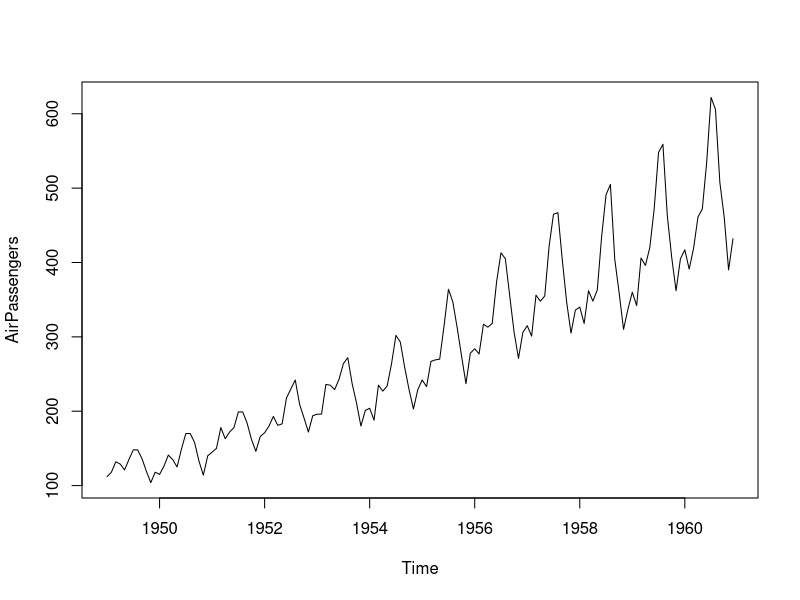
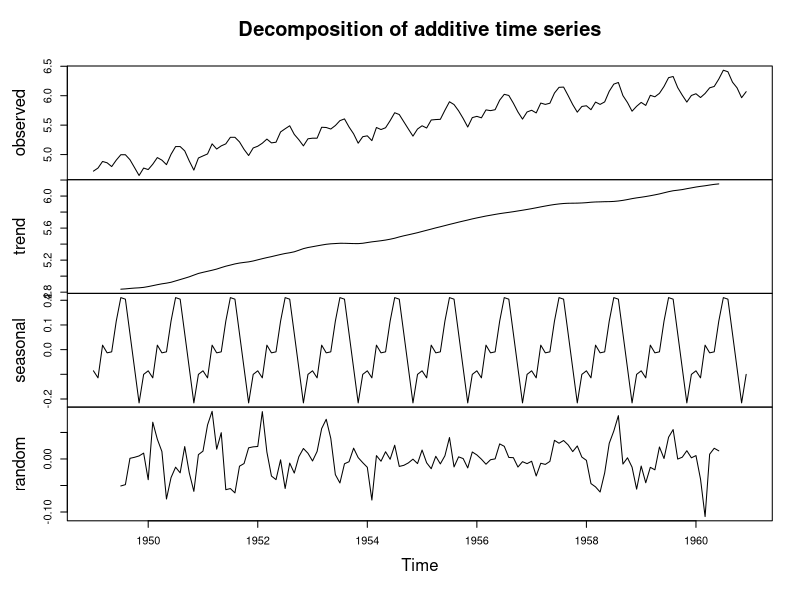
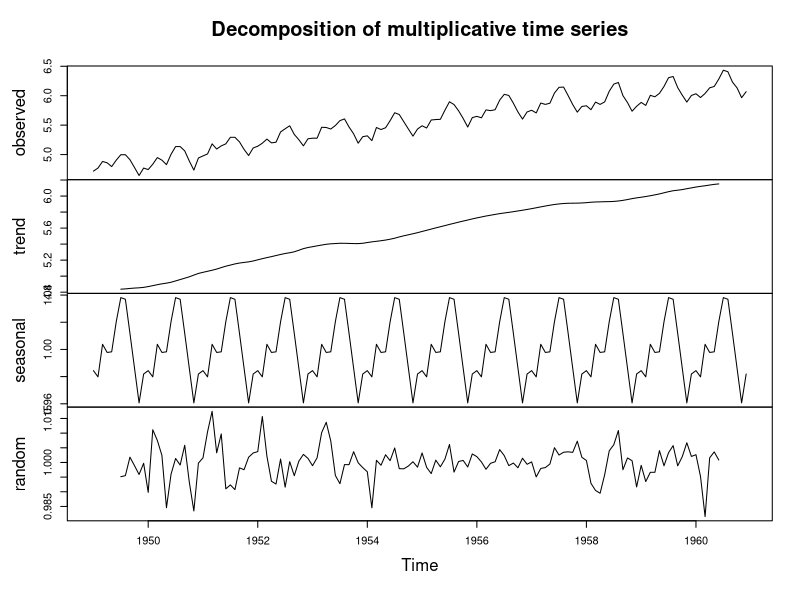
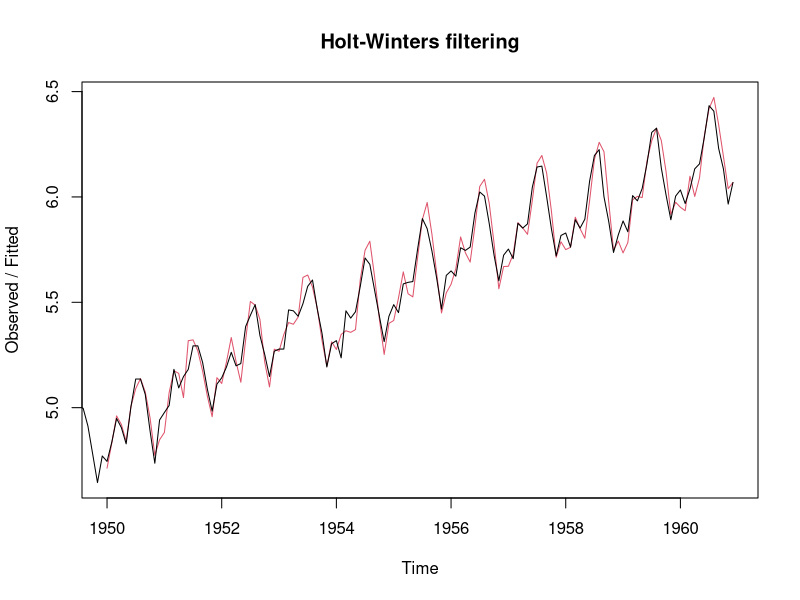
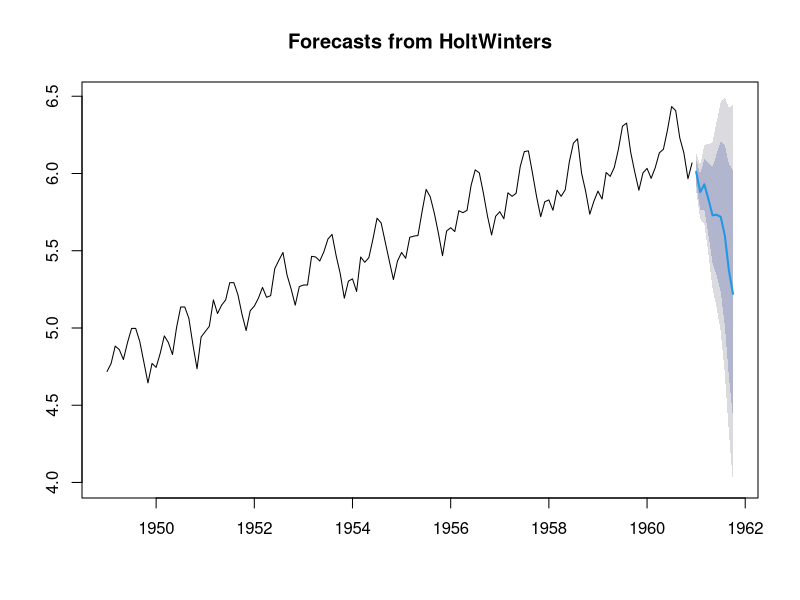
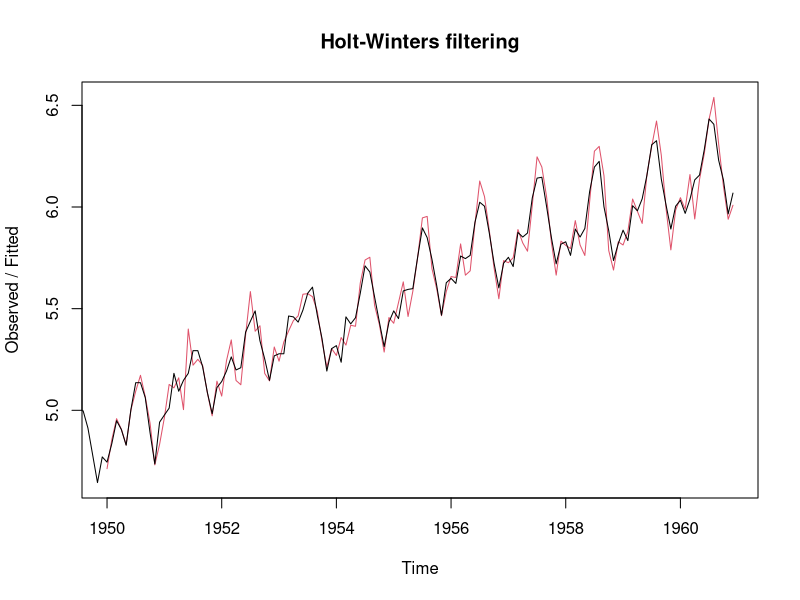
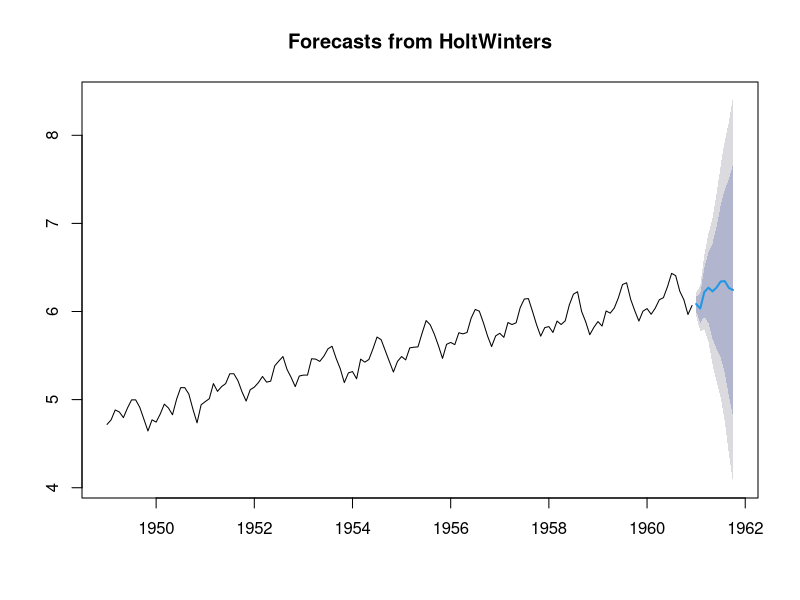
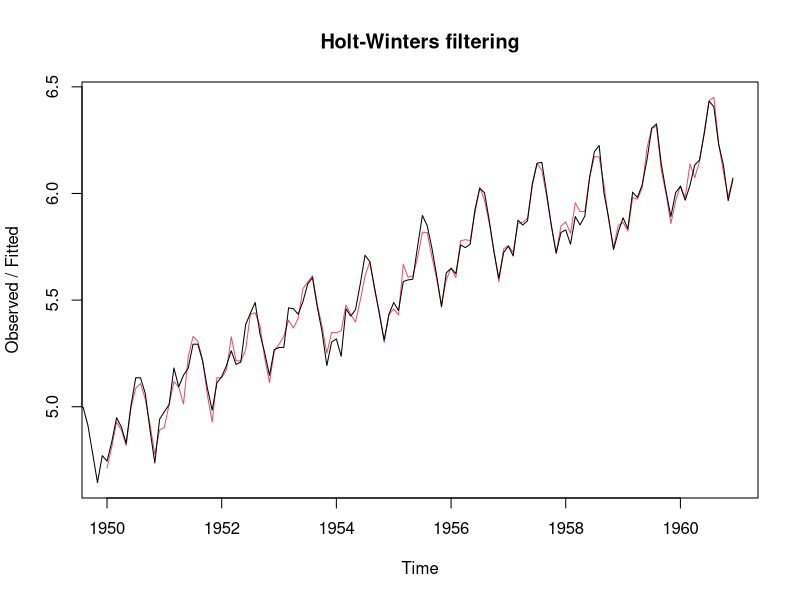

Source code (R) for these figures, in order:
## ---- chunk 1
knitr::opts_chunk$set(echo = FALSE)
## ---- chunk 2
library(forecast)
library(TTR)
data("wineind")
data("AirPassengers")
head(AirPassengers)
plot.ts(AirPassengers)
AirPassengers
## ---- chunk 3
decomp_pass <-decompose(log(AirPassengers),type = "additive")
plot(decomp_pass)
## The lines above decompose the log of the Airpassengers data with the type of additive.
## ---- chunk 4
decomp_pass2 <- decompose(log(AirPassengers), type = "multiplicative")
plot(decomp_pass2)
## ---- chunk 5
mod2 <- HoltWinters(log(AirPassengers),beta = TRUE, gamma = NULL)
plot(mod2)

## The lines above utilize the Holt-Winters filtering by minimizing the squared prediction error.
## ---- chunk 6
plot(forecast(mod2, h = 10))
## ---- chunk 7
mod3 <- HoltWinters(log(AirPassengers),beta = TRUE, gamma = TRUE)
plot(mod3)
## ---- chunk 8
plot(forecast(mod3, h = 10))

## ---- chunk 9
mod4 <- HoltWinters(log(AirPassengers),beta = NULL, gamma = TRUE)
plot(mod4)
## ---- chunk 10
plot(forecast(mod4, h = 10))
## ---- chunk 11
auto.arima(log(AirPassengers))
## ---- chunk 12
plot(wineind)
wine1 <- HoltWinters(wineind, beta = NULL, gamma = TRUE)
plot(wine1)
## ---- chunk 13
wine_decomp <- decompose(log(wineind))
plot(wine_decomp)
## ---- chunk 14
auto.arima(wineind, seasonal = TRUE ) 
## ---- chunk 15
acf(wineind,plot = FALSE)
## The ACF indicates a lag of 1.
winearima <-arima(wineind)
plot(forecast(winearima, h = 10))
wine1
